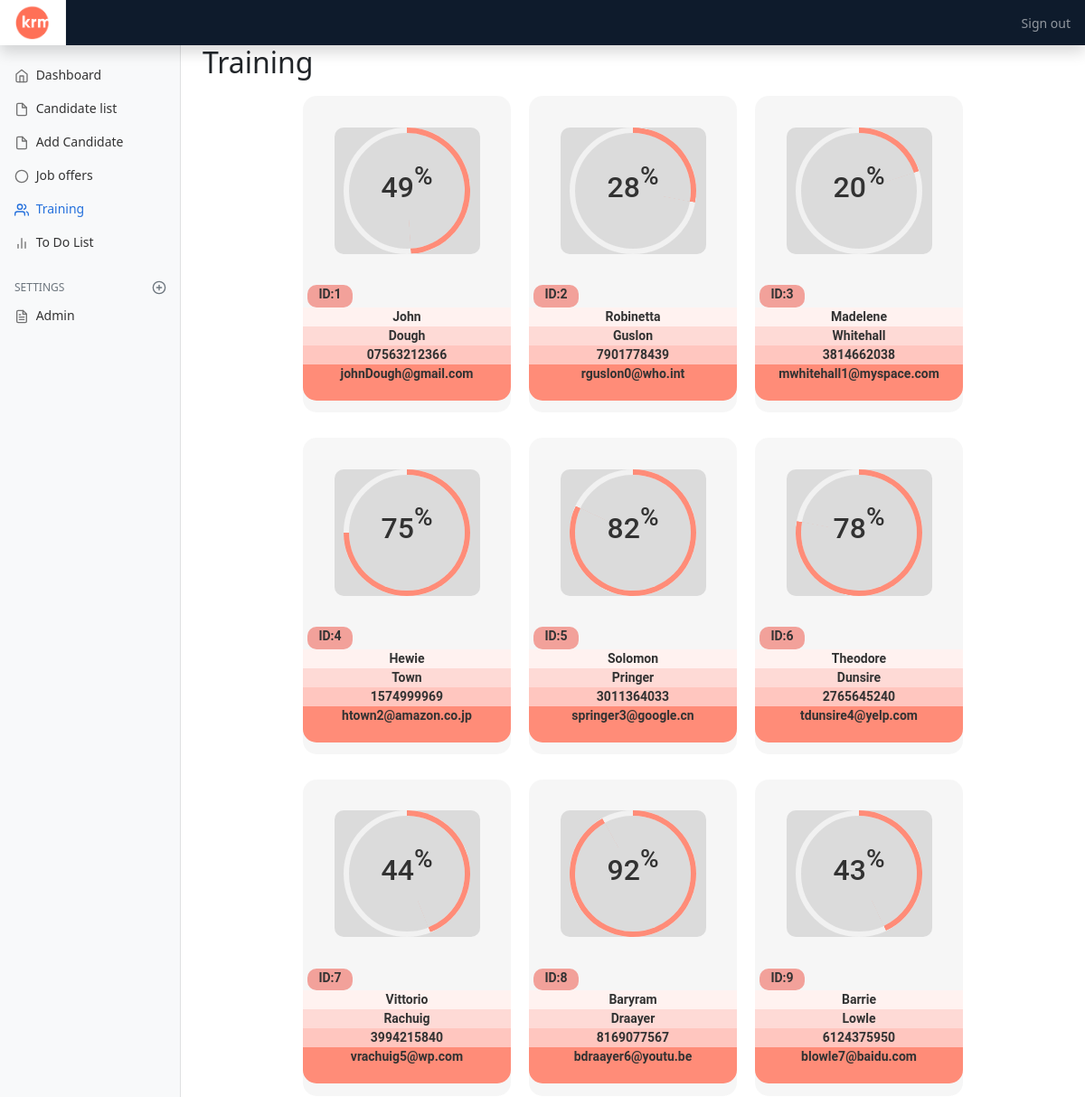
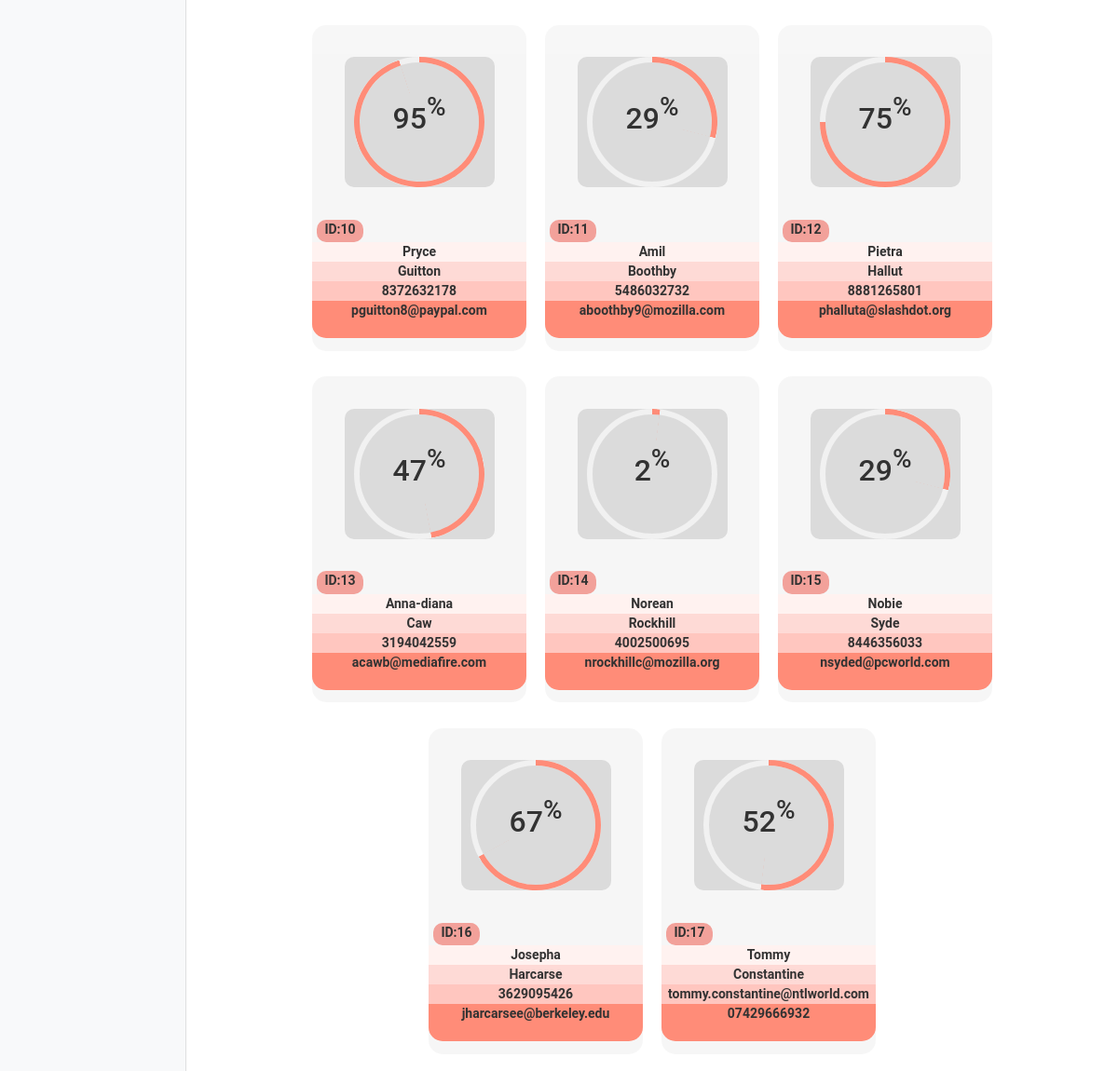
Screenshot of /training.php with the database file from the repository (2 pictures, top to bottom).
### tables this page shows
CREATE TABLE `candidates` (
  `candidateID` int(11) NOT NULL,
  `firstName` varchar(255) NOT NULL,
  `lastName` varchar(255) NOT NULL,
  `phoneNumber` varchar(255) NOT NULL,
  `email` varchar(255) NOT NULL
);

### Models/database.php (called while the page is built, shortened)
<?php
class Db
{
    protected function connect()
    {
        $this->servername = "poseidon.salford.ac.uk";
        $this->username = "hc22-9";
        $this->password = "xsWcoO2LRllYP5S";
        $this->dbname = "hc22_9_populated";
        $conn = new mysqli($this->servername, $this->username, $this->password, $this->dbname);
        return $conn;
    }
}

### Models/viewUser.php (called while the page is built, shortened)
<?php
class ViewUser extends User
{
    public function showAllProfiles(){
        $this->getAllProfiles();
    }
}

### training.php (called while the page is built, shortened)
<?php
require_once 'Models/database.php';
require_once 'Models/user.php';
require_once 'Models/viewUser.php';
require_once('./Views/training.phtml');

### Models/user.php (the view, shortened to what this page needs)
<?php
class User extends Db{
    protected function getAllProfiles(){
        $sql ="SELECT * FROM candidates";
        $result = $this->connect()->query($sql);
        if ($result->num_rows > 0) {
            while($row = $result->fetch_assoc()) {
                $randNum = rand(0,100);
                echo "<div class=data_container> " ;
                echo "<div class=profile_top >";
                echo "<div class='progress mx-auto' data-value='".$randNum."'><span class='progress-left'><span class='progress-bar'></span></span><span class='progress-right'>
                        <span class='progress-bar'></span></span><div class='progress-value w-100 h-100 rounded-circle d-flex align-items-center justify-content-center'><div class='h2 font-weight-bold'>".$randNum."<sup class='small'>%</sup></div></div></div></div>";
                echo "<div class =candidate_ID> <p>ID:</p> ". $row["candidateID"]."</div> <div class =candidate_name>". $row["firstName"]."</div> <div class = candidate_lastN>".  $row["lastName"]."</div> <div class =phoneNumber>". $row["phoneNumber"]." </div> <div class =email_s>". $row["email"]." </div>" ;
                echo "</div>" ;
            }
            echo"</div>";
        } else {
            echo "0 results";
        }
    }
    }

### css/CSSmax.css (style rules this page uses)
.data_container { border: font-size: 17px; font-weight: bold; text-align: center; width: 230px; height:350px; margin:10px; border-radius: 15px 15px 15px 15px; background-color:whitesmoke; opacity: 0.8; color: black; font-family: Roboto,sans-serif; }
.profile_top { height:40%; margin :15%; background-color: lightgrey; border-radius: 10px; background-size:cover; }
.candidate_ID { background-color:#f08a81 ; border-radius: 10px 10px 10px 10px; margin:0px 5px 0px 5px; width: 50px; display: flex; justify-content: center; height:7%; }
.candidate_name { background-color:#ffefed ; }
.candidate_lastN { background-color: #fed2cd; }
.phoneNumber { background-color:#ffb8b0 ; }
.email_s { background-color: #ff7057; height:40px; border-radius: 0px 0px 15px 15px; }
.progress { width: 140px; height: 140px; background: none; position: relative; }
.progress::after { content: ""; width: 100%; height: 100%; border-radius: 50%; border: 6px solid #eee; position: absolute; top: 0; left: 0; }
.progress>span { width: 50%; height: 100%; overflow: hidden; position: absolute; top: 0; z-index: 1; border-color: #eee; }
.progress .progress-left { left: 0; }
.progress .progress-bar { width: 100%; height: 100%; background: none; border-width: 6px; border-style: solid; position: absolute; top: 0; border-color: #ff7057; }
.progress .progress-left .progress-bar { left: 100%; border-top-right-radius: 80px; border-bottom-right-radius: 80px; border-left: 0; -webkit-transform-origin: center left; transform-origin: center left; }
.progress .progress-right { right: 0; }
.progress .progress-right .progress-bar { left: -100%; border-top-left-radius: 80px; border-bottom-left-radius: 80px; border-right: 0; -webkit-transform-origin: center right; transform-origin: center right; }
.progress .progress-value { position: absolute; top: 0; left: 0; }

### css/dashboard.css (style rules this page uses)
body { font-size: .875rem; }

### rows the page displays
candidates: candidateID "1", firstName "John", lastName "Dough", phoneNumber "07563212366", email "johnDough@gmail.com"
candidates: candidateID "2", firstName "Robinetta", lastName "Guslon", phoneNumber "7901778439", email "rguslon0@who.int"
candidates: candidateID "3", firstName "Madelene", lastName "Whitehall", phoneNumber "3814662038", email "mwhitehall1@myspace.com"
candidates: candidateID "4", firstName "Hewie", lastName "Town", phoneNumber "1574999969", email "htown2@amazon.co.jp"
candidates: candidateID "5", firstName "Solomon", lastName "Pringer", phoneNumber "3011364033", email "springer3@google.cn"
candidates: candidateID "6", firstName "Theodore", lastName "Dunsire", phoneNumber "2765645240", email "tdunsire4@yelp.com"
candidates: candidateID "7", firstName "Vittorio", lastName "Rachuig", phoneNumber "3994215840", email "vrachuig5@wp.com"
candidates: candidateID "8", firstName "Baryram", lastName "Draayer", phoneNumber "8169077567", email "bdraayer6@youtu.be"
candidates: candidateID "9", firstName "Barrie", lastName "Lowle", phoneNumber "6124375950", email "blowle7@baidu.com"
candidates: candidateID "10", firstName "Pryce", lastName "Guitton", phoneNumber "8372632178", email "pguitton8@paypal.com"
candidates: candidateID "11", firstName "Amil", lastName "Boothby", phoneNumber "5486032732", email "aboothby9@mozilla.com"
candidates: candidateID "12", firstName "Pietra", lastName "Hallut", phoneNumber "8881265801", email "phalluta@slashdot.org"
candidates: candidateID "13", firstName "Anna-diana", lastName "Caw", phoneNumber "3194042559", email "acawb@mediafire.com"
candidates: candidateID "14", firstName "Norean", lastName "Rockhill", phoneNumber "4002500695", email "nrockhillc@mozilla.org"
candidates: candidateID "15", firstName "Nobie", lastName "Syde", phoneNumber "8446356033", email "nsyded@pcworld.com"
candidates: candidateID "16", firstName "Josepha", lastName "Harcarse", phoneNumber "3629095426", email "jharcarsee@berkeley.edu"
candidates: candidateID "17", firstName "Tommy", lastName "Constantine", phoneNumber "tommy.constantine@ntlworld.com", email "07429666932"
